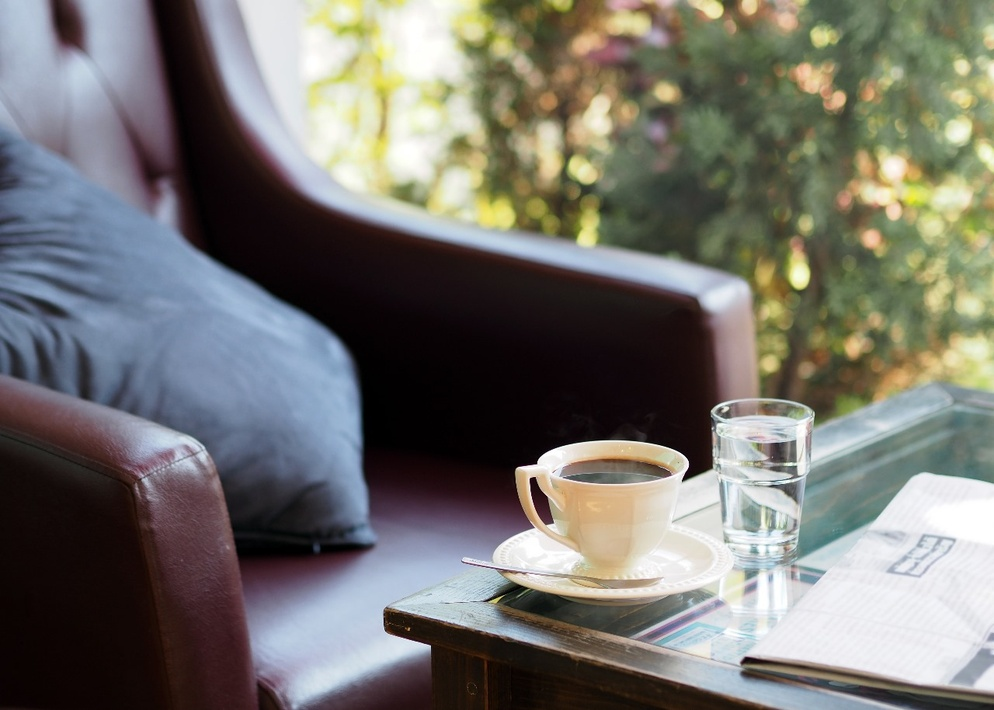
#> input picture Kopi.jpg, 994 x 710 px, shrunk from 1280 x 914 before the run
$ python Tugas5.py
#> lines starting #> are read from the running program, lines starting #| are printed output that depends on the picture; after the words box and inside, x2 and y2 are one past the last pixel; in counts of white or black regions, pixels touching at a corner belong together
#Raviqi Ikhsan Doni
#1217070069
import cv2
import numpy as np
import matplotlib.pyplot as plt

img = cv2.imread('Kopi.jpg', 0)
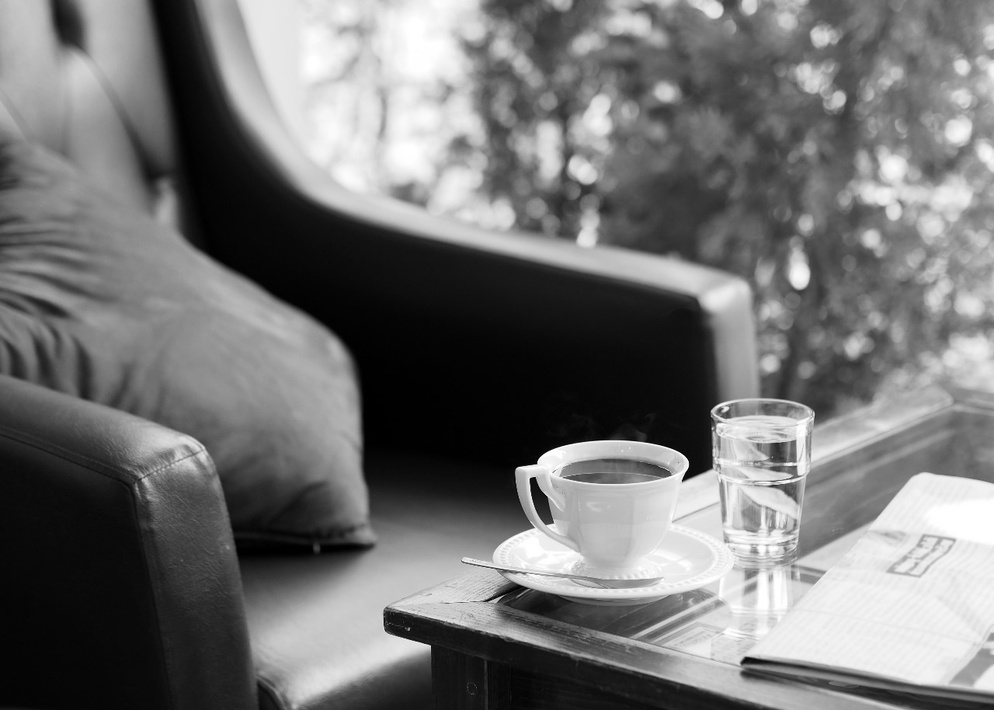
#> img: shape (710, 994); min 0, max 255, mean 114.9
ret, thresh1 = cv2.threshold(img, 127, 255, cv2.THRESH_BINARY)
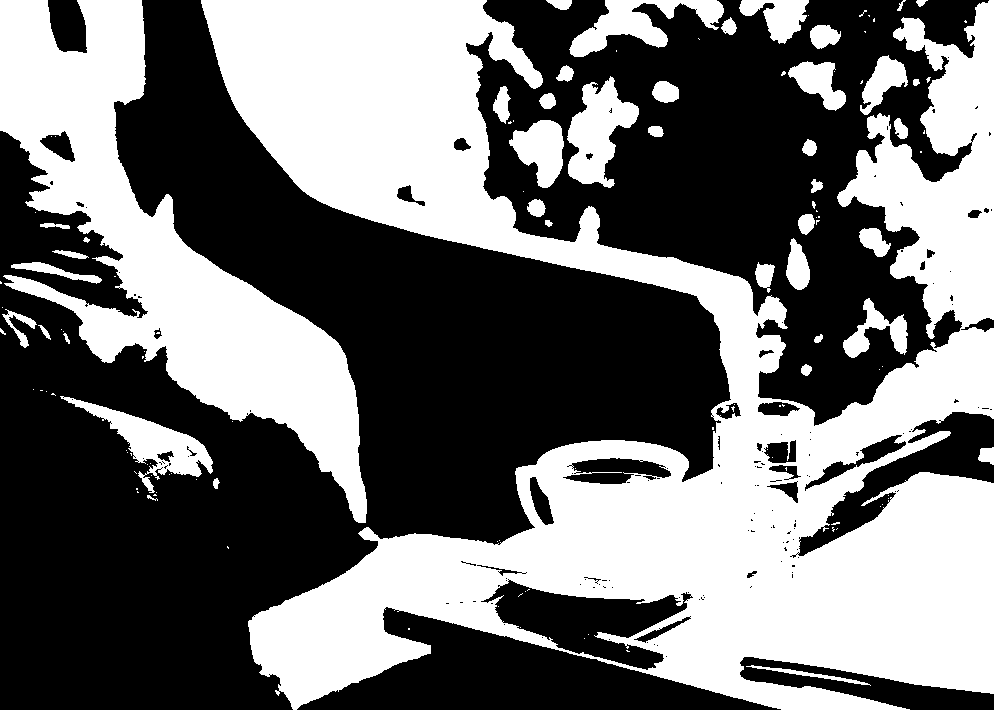
#> thresh1: shape (710, 994); 44.5% white; 126 white regions (82 under 20 px), largest, box (x1, y1, x2, y2) and area: (201, 0, 994, 710) 225424, (0, 0, 367, 523) 60198, (567, 76, 639, 188) 4276
ret, thresh2 = cv2.threshold(img, 127, 255, cv2.THRESH_BINARY_INV)
ret, thresh3 = cv2.threshold(img, 127, 255, cv2.THRESH_TRUNC)
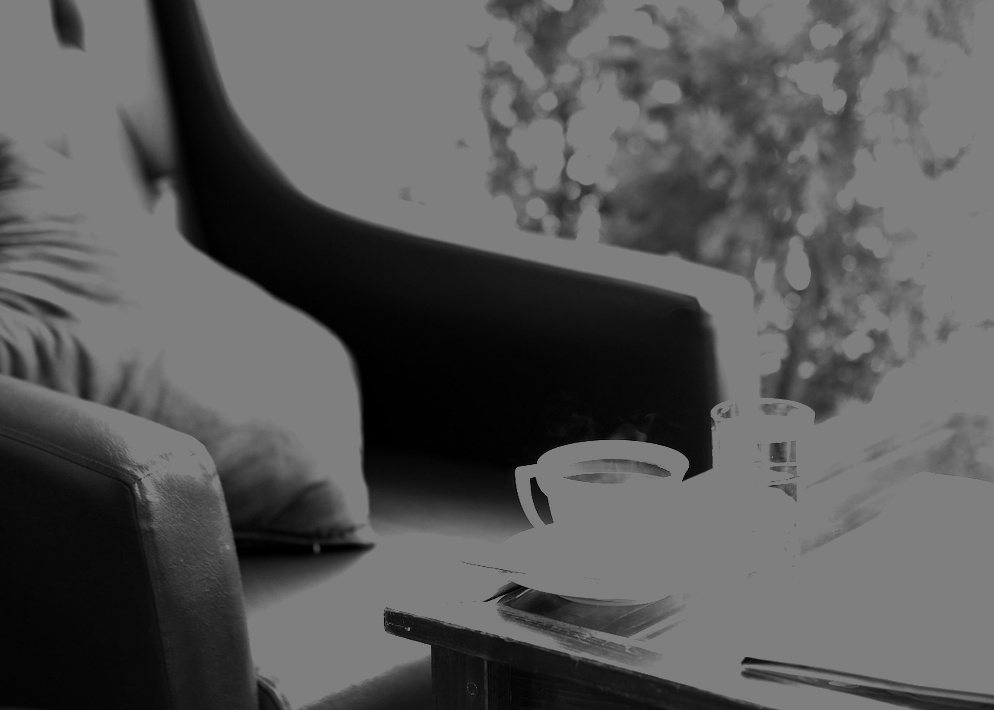
#> thresh3: shape (710, 994); min 0, max 127, mean 87.8
ret, thresh4 = cv2.threshold(img, 127, 255, cv2.THRESH_TOZERO)
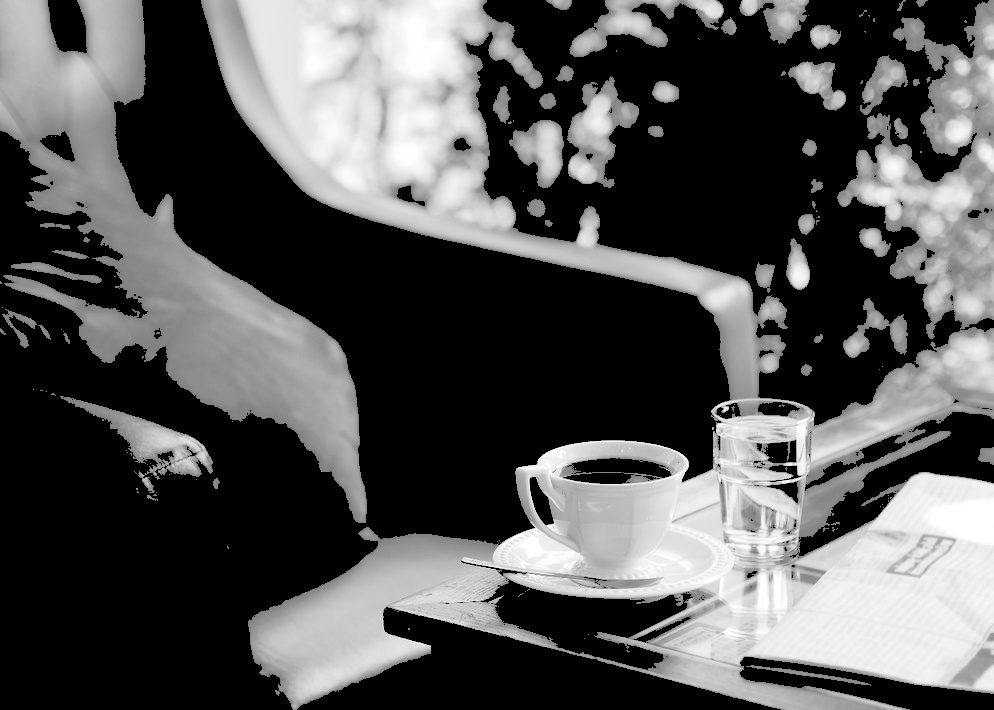
#> thresh4: shape (710, 994); min 0, max 255, mean 83.5
ret, thresh5 = cv2.threshold(img, 127, 255, cv2.THRESH_TOZERO_INV)
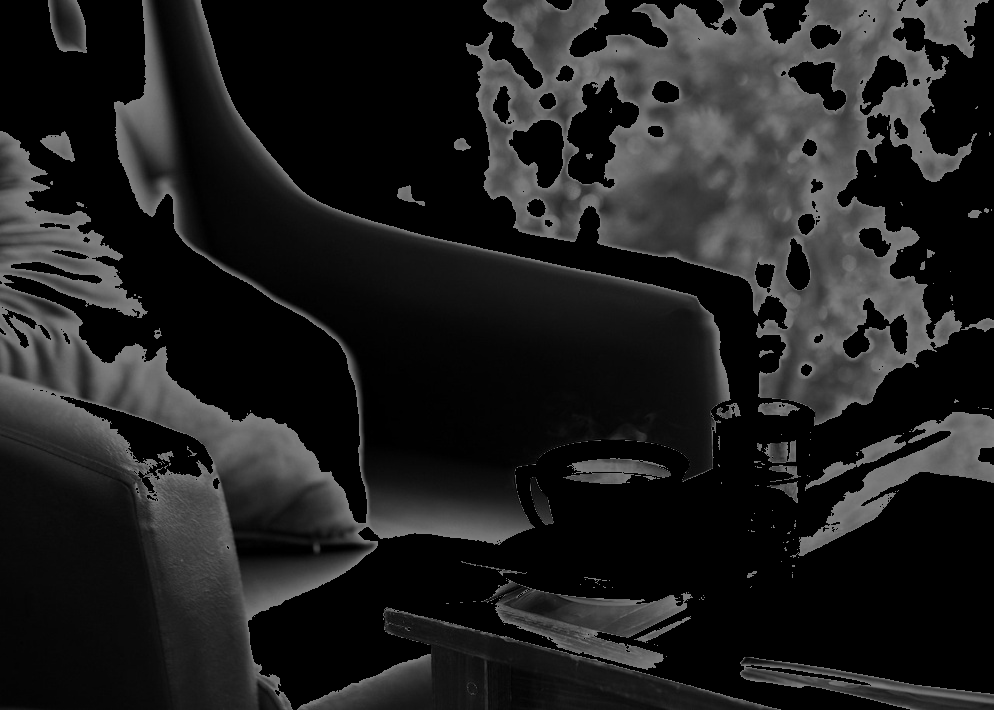
#> thresh5: shape (710, 994); min 0, max 127, mean 31.4
titles = ['Original', 'BINARY', 'BINARY_INV', 'TRUNC', 'TOZERO', 'TOZERO_INV']
images = [img, thresh1, thresh2, thresh3, thresh4, thresh5]
plt.rcParams["figure.figsize"] = (12, 12)
for i in range(6):
    plt.subplot(3, 2, i + 1)
    plt.imshow(images[i], cmap='gray')
    plt.title(titles[i])
    plt.xticks([]), plt.yticks([])
plt.tight_layout()
plt.show()
